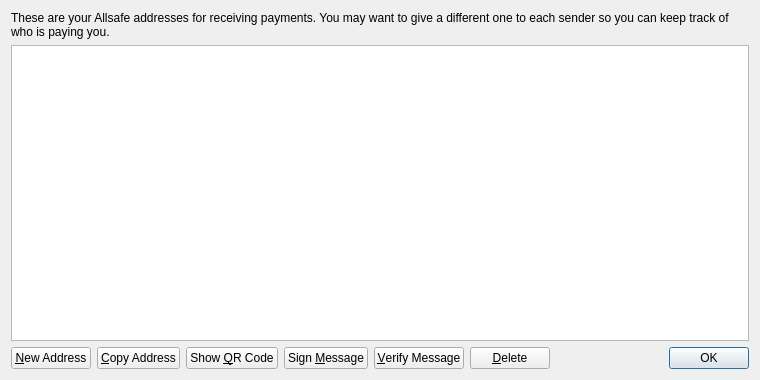
<?xml version="1.0" encoding="UTF-8"?>
<ui version="4.0">
 <class>AddressBookPage</class>
 <widget class="QWidget" name="AddressBookPage">
  <property name="geometry">
   <rect>
    <x>0</x>
    <y>0</y>
    <width>760</width>
    <height>380</height>
   </rect>
  </property>
  <property name="windowTitle">
   <string>Address Book</string>
  </property>
  <property name="styleSheet">
   <string notr="true">background-image: url(:/images/image2);</string>
  </property>
  <layout class="QVBoxLayout" name="verticalLayout">
   <item>
    <widget class="QLabel" name="labelExplanation">
     <property name="text">
      <string>These are your Allsafe addresses for receiving payments. You may want to give a different one to each sender so you can keep track of who is paying you.</string>
     </property>
     <property name="textFormat">
      <enum>Qt::PlainText</enum>
     </property>
     <property name="wordWrap">
      <bool>true</bool>
     </property>
    </widget>
   </item>
   <item>
    <widget class="QTableView" name="tableView">
     <property name="contextMenuPolicy">
      <enum>Qt::CustomContextMenu</enum>
     </property>
     <property name="toolTip">
      <string>Double-click to edit address or label</string>
     </property>
     <property name="tabKeyNavigation">
      <bool>false</bool>
     </property>
     <property name="alternatingRowColors">
      <bool>true</bool>
     </property>
     <property name="selectionMode">
      <enum>QAbstractItemView::SingleSelection</enum>
     </property>
     <property name="selectionBehavior">
      <enum>QAbstractItemView::SelectRows</enum>
     </property>
     <property name="sortingEnabled">
      <bool>true</bool>
     </property>
     <attribute name="verticalHeaderVisible">
      <bool>false</bool>
     </attribute>
    </widget>
   </item>
   <item>
    <layout class="QHBoxLayout" name="horizontalLayout">
     <item>
      <widget class="QPushButton" name="newAddressButton">
       <property name="toolTip">
        <string>Create a new address</string>
       </property>
       <property name="text">
        <string>&amp;New Address</string>
       </property>
       <property name="icon">
        <iconset resource="../bitcoin.qrc">
         <normaloff>:/icons/add</normaloff>:/icons/add</iconset>
       </property>
      </widget>
     </item>
     <item>
      <widget class="QPushButton" name="copyToClipboard">
       <property name="toolTip">
        <string>Copy the currently selected address to the system clipboard</string>
       </property>
       <property name="text">
        <string>&amp;Copy Address</string>
       </property>
       <property name="icon">
        <iconset resource="../bitcoin.qrc">
         <normaloff>:/icons/editcopy</normaloff>:/icons/editcopy</iconset>
       </property>
      </widget>
     </item>
     <item>
      <widget class="QPushButton" name="showQRCode">
       <property name="text">
        <string>Show &amp;QR Code</string>
       </property>
       <property name="icon">
        <iconset resource="../bitcoin.qrc">
         <normaloff>:/icons/qrcode</normaloff>:/icons/qrcode</iconset>
       </property>
      </widget>
     </item>
     <item>
      <widget class="QPushButton" name="signMessage">
       <property name="toolTip">
        <string>Sign a message to prove you own a Allsafe address</string>
       </property>
       <property name="text">
        <string>Sign &amp;Message</string>
       </property>
       <property name="icon">
        <iconset resource="../bitcoin.qrc">
         <normaloff>:/icons/edit</normaloff>:/icons/edit</iconset>
       </property>
      </widget>
     </item>
     <item>
      <widget class="QPushButton" name="verifyMessage">
       <property name="toolTip">
        <string>Verify a message to ensure it was signed with a specified Allsafe address</string>
       </property>
       <property name="text">
        <string>&amp;Verify Message</string>
       </property>
       <property name="icon">
        <iconset resource="../bitcoin.qrc">
         <normaloff>:/icons/transaction_0</normaloff>:/icons/transaction_0</iconset>
       </property>
      </widget>
     </item>
     <item>
      <widget class="QPushButton" name="deleteButton">
       <property name="toolTip">
        <string>Delete the currently selected address from the list</string>
       </property>
       <property name="text">
        <string>&amp;Delete</string>
       </property>
       <property name="icon">
        <iconset resource="../bitcoin.qrc">
         <normaloff>:/icons/remove</normaloff>:/icons/remove</iconset>
       </property>
      </widget>
     </item>
     <item>
      <spacer name="horizontalSpacer">
       <property name="orientation">
        <enum>Qt::Horizontal</enum>
       </property>
       <property name="sizeHint" stdset="0">
        <size>
         <width>40</width>
         <height>20</height>
        </size>
       </property>
      </spacer>
     </item>
     <item>
      <widget class="QDialogButtonBox" name="buttonBox">
       <property name="sizePolicy">
        <sizepolicy hsizetype="Maximum" vsizetype="Fixed">
         <horstretch>0</horstretch>
         <verstretch>0</verstretch>
        </sizepolicy>
       </property>
       <property name="standardButtons">
        <set>QDialogButtonBox::Ok</set>
       </property>
      </widget>
     </item>
    </layout>
   </item>
  </layout>
 </widget>
 <resources>
  <include location="../bitcoin.qrc"/>
 </resources>
 <connections/>
</ui>
